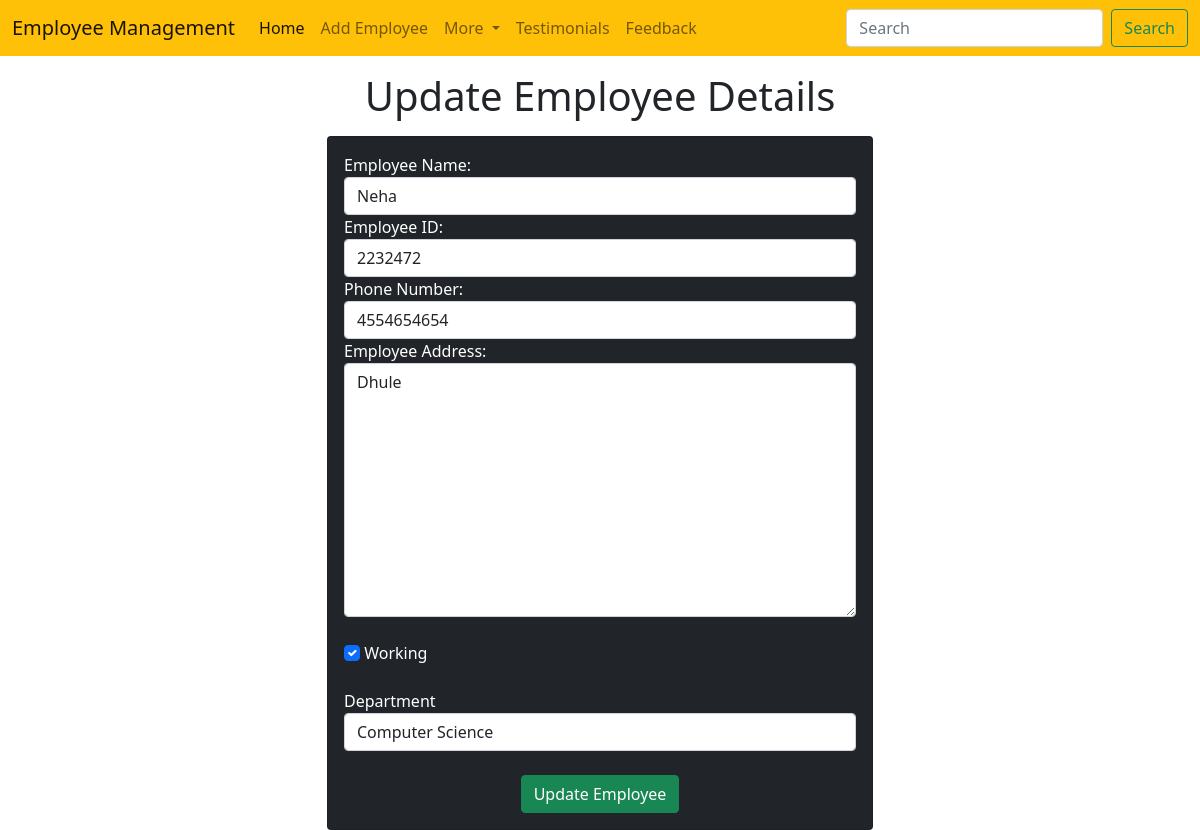
Screenshot of /update535469 with the database file from the repository.
### emp/models.py (models this page shows, shortened)
class Emp(models.Model):
    name=models.CharField(max_length=200)
    emp_id=models.CharField(max_length=200)
    phone=models.CharField(max_length=10)
    address=models.CharField(max_length=150)
    is_working=models.BooleanField(default=True)
    department=models.CharField(max_length=100)

### emp/views.py (the view)
# urls.py: path('update<int:emp_id>',views.update,name='update'),
def update(request,emp_id):
    emp=Emp.objects.get(pk=emp_id)
    return render(request,'update.html',{
       'emp':emp
    })

### templates/update.html (shortened to what this page needs)
<!doctype html>
<html lang="en">
  <head>
    <link href="https://cdn.jsdelivr.net/npm/bootstrap@5.0.2/dist/css/bootstrap.min.css" rel="stylesheet">
  </head>
  <body>
    {% include "navbar.html" %}
    <h1 class="text-center my-3">Update Employee Details</h1>
    <div class="container">
      <div class="row">
        <div class="col-md-6 offset-md-3">
          <div class="card bg-dark text-white">
            <div class="card-body">
                <form action="/updatedata{{emp.id}}" method="POST">
                  <div class="md-12">
                    <label for="name">Employee Name:</label><br>
                    <input type="text" class="form-control" id="name" name='name' value="{{emp.name}}" placeholder="Enter Your Name">
                  </div>
                  <div class="md-3">
                    <label for="emp_id">Employee ID:</label><br>
                    <input type="text" class="form-control" id="emp_id" name='emp_id' value="{{emp.emp_id}}" placeholder="Enter Your Employee ID">
                  </div>
                  <div class="md-3">
                    <label for="mobile">Phone Number:</label><br>
                    <input type="tel" class="form-control" id="mobile" name='mobile' value="{{emp.phone}}" placeholder="Enter Your Mobile Number">
                  </div>
                  <div class="md-3">
                    <label for="address">Employee Address:</label><br>
                    <textarea name="address" id="address" class="form-control" rows="10">{{emp.address}}</textarea>
                  </div>
                  <br>
                  <div class="md-3" form-check>
                    <input id="working" name="working" type="checkbox" class="form-check-input" {% if emp.is_working%} checked {% endif %}>
                    <label for="Working">Working</label>
                  </div>
                  <br>
                  <div class="md-3">
                    <label for="departement">Department</label>
                   <select name="departement" id="departement" class="form-control" value="{{emp.department}}">
                    <option value="CSE">Computer Science</option>
                   </select>
                  </div>
                  <br>
                  <div class="container text-center">
                    <button class="btn btn-success">Update Employee</button>
                  </div>
                </form>
            </div>
          </div>
        </div>
      </div>
    </div>
  </body>
</html>

### rows the page displays
Emp: name "Neha", emp_id "2232472", mobile "4554654654", address "Dhule", is_working "☑", departement "Computer Science"
